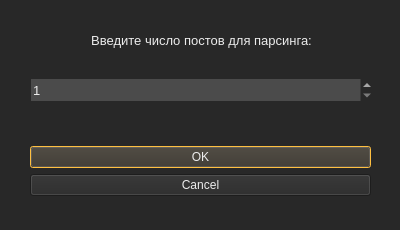
<?xml version="1.0" encoding="UTF-8"?>
<ui version="4.0">
 <class>Dialog</class>
 <widget class="QDialog" name="Dialog">
  <property name="geometry">
   <rect>
    <x>0</x>
    <y>0</y>
    <width>400</width>
    <height>230</height>
   </rect>
  </property>
  <property name="minimumSize">
   <size>
    <width>400</width>
    <height>230</height>
   </size>
  </property>
  <property name="maximumSize">
   <size>
    <width>400</width>
    <height>230</height>
   </size>
  </property>
  <property name="font">
   <font>
    <family>Segoe UI</family>
    <pointsize>10</pointsize>
   </font>
  </property>
  <property name="windowTitle">
   <string>Ввести число постов</string>
  </property>
  <property name="windowIcon">
   <iconset>
    <normaloff>../../../../Pictures/Разное/parser_icon.svg</normaloff>../../../../Pictures/Разное/parser_icon.svg</iconset>
  </property>
  <property name="styleSheet">
   <string notr="true">background-color: rgb(40, 40, 40);
font: 10pt &quot;Segoe UI&quot;;
color: rgba(240, 240, 240, 250);
selection-color: rgba(40, 40, 40, 240);
selection-background-color: rgba(255, 170, 0, 180);</string>
  </property>
  <widget class="QDialogButtonBox" name="buttonBox">
   <property name="geometry">
    <rect>
     <x>30</x>
     <y>130</y>
     <width>341</width>
     <height>81</height>
    </rect>
   </property>
   <property name="orientation">
    <enum>Qt::Vertical</enum>
   </property>
   <property name="standardButtons">
    <set>QDialogButtonBox::Cancel|QDialogButtonBox::Ok</set>
   </property>
   <property name="centerButtons">
    <bool>true</bool>
   </property>
  </widget>
  <widget class="QSpinBox" name="spinBox">
   <property name="geometry">
    <rect>
     <x>31</x>
     <y>79</y>
     <width>341</width>
     <height>22</height>
    </rect>
   </property>
   <property name="styleSheet">
    <string notr="true">background-color: rgba(100, 100, 100, 150);</string>
   </property>
   <property name="frame">
    <bool>false</bool>
   </property>
   <property name="minimum">
    <number>1</number>
   </property>
   <property name="maximum">
    <number>20</number>
   </property>
  </widget>
  <widget class="QLabel" name="label">
   <property name="geometry">
    <rect>
     <x>36</x>
     <y>30</y>
     <width>331</width>
     <height>21</height>
    </rect>
   </property>
   <property name="text">
    <string>Введите число постов для парсинга:</string>
   </property>
   <property name="alignment">
    <set>Qt::AlignCenter</set>
   </property>
  </widget>
 </widget>
 <resources/>
 <connections>
  <connection>
   <sender>buttonBox</sender>
   <signal>rejected()</signal>
   <receiver>Dialog</receiver>
   <slot>reject()</slot>
   <hints>
    <hint type="sourcelabel">
     <x>316</x>
     <y>260</y>
    </hint>
    <hint type="destinationlabel">
     <x>286</x>
     <y>274</y>
    </hint>
   </hints>
  </connection>
  <connection>
   <sender>buttonBox</sender>
   <signal>accepted()</signal>
   <receiver>Dialog</receiver>
   <slot>accept()</slot>
   <hints>
    <hint type="sourcelabel">
     <x>248</x>
     <y>254</y>
    </hint>
    <hint type="destinationlabel">
     <x>157</x>
     <y>274</y>
    </hint>
   </hints>
  </connection>
 </connections>
</ui>
